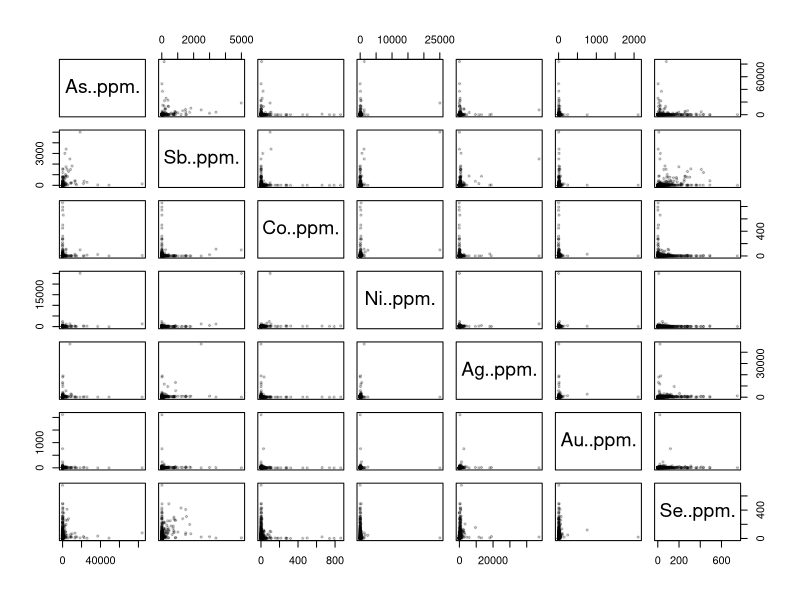
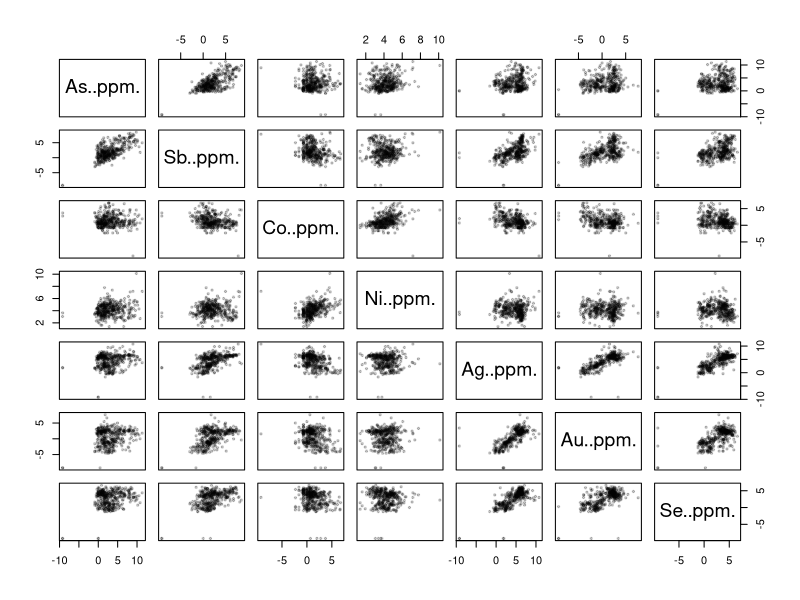
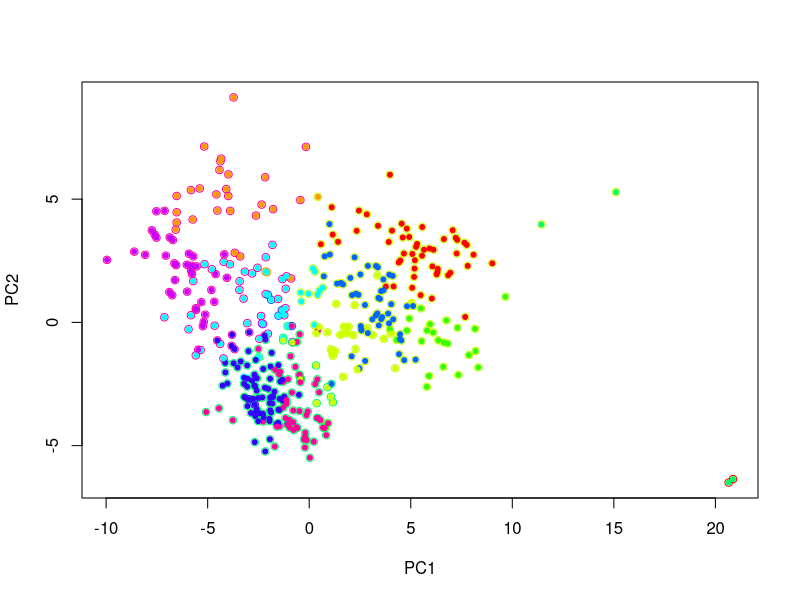
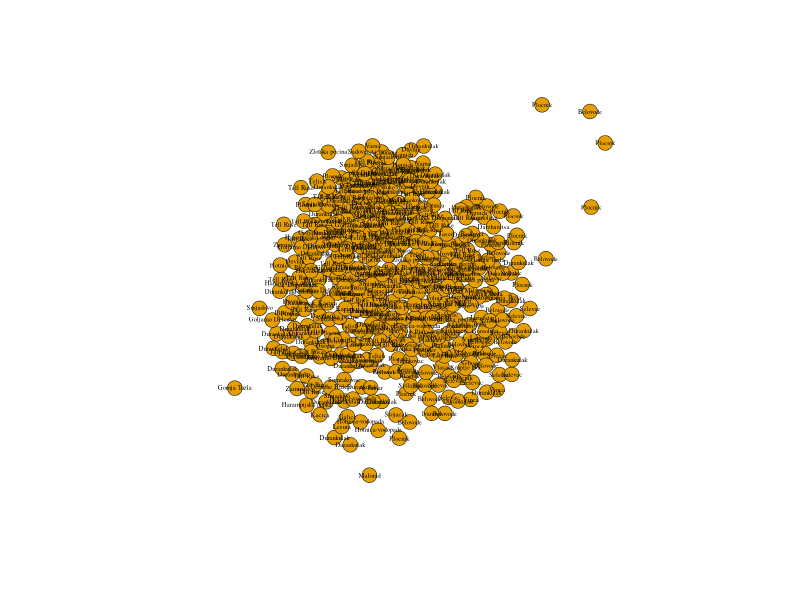
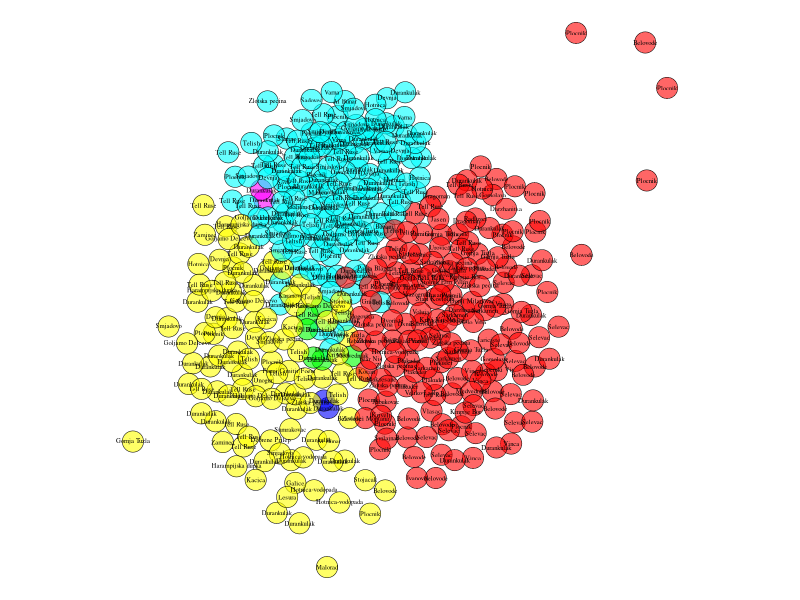
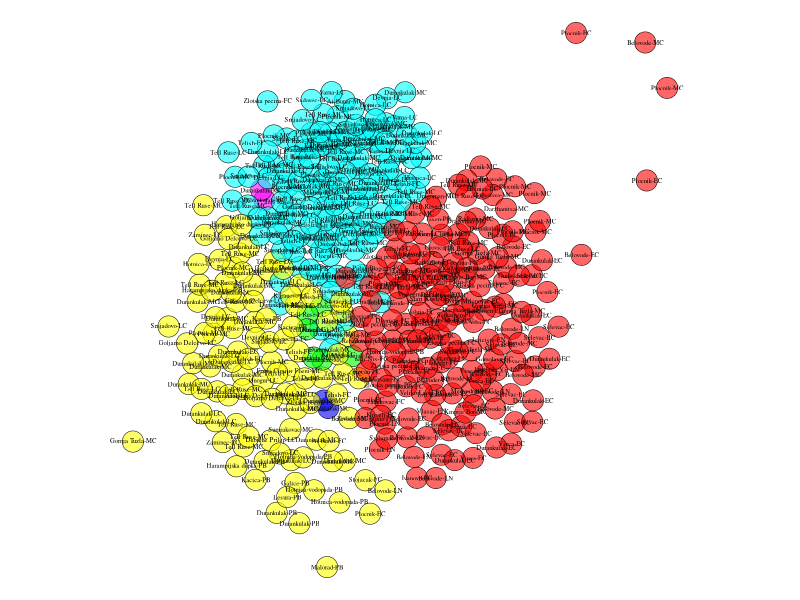
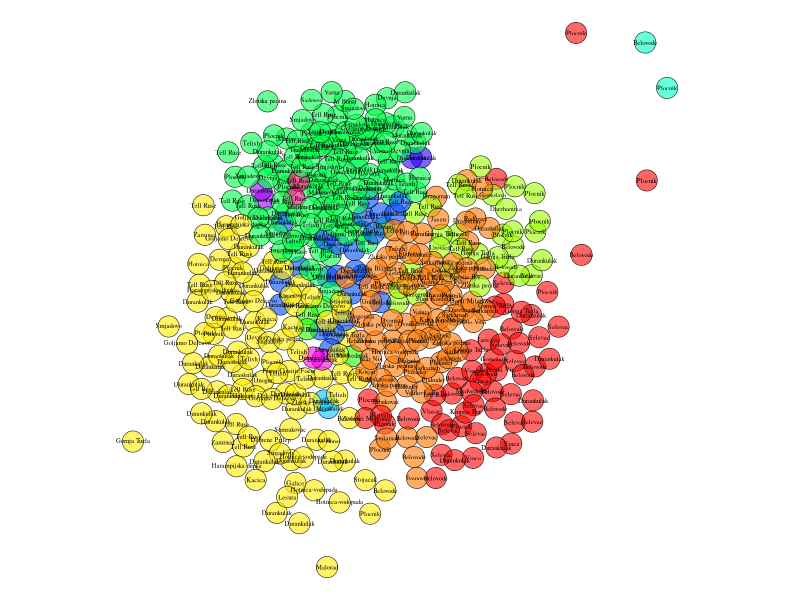
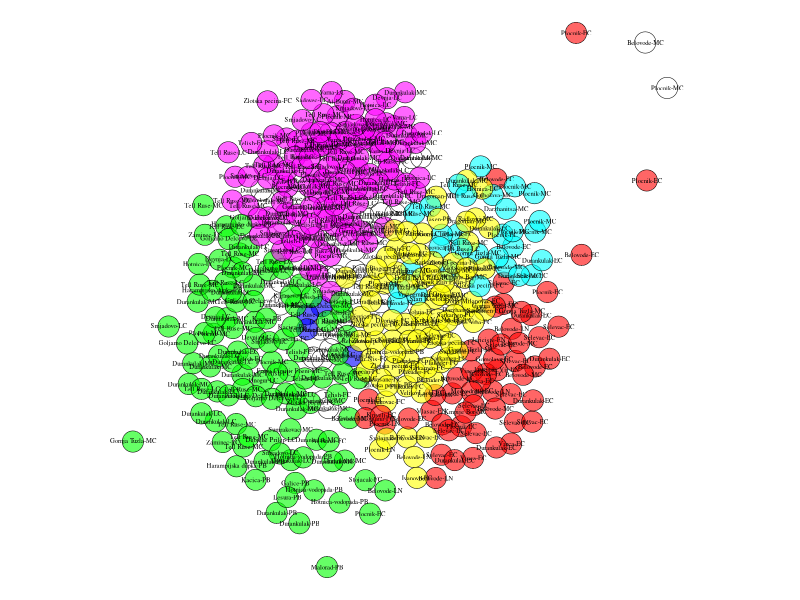

These figures' R source, in order:
## ---- chunk 1
knitr::opts_chunk$set(warning=FALSE,message=FALSE,cache=FALSE,collapse=TRUE,fig.show="hold",results="hide")
## ---- chunk 2
epsilon=0.0001
datappm=read.csv("data/RG_table_s1.csv")
datappm[datappm==0.0001]=epsilon
ppms=datappm[,15:21]  #select only a subset of the elements
plot(ppms,pch=20,cex=.7,col=adjustcolor(1,.2))
## ---- chunk 3
knitr::kable(cor(ppms)) #this is to show correlation between elements
## ---- chunk 4
ppms=as.data.frame(apply(ppms,2,log)) #take the log of the elements trace
plot(ppms,pch=20,cex=.7,col=adjustcolor(1,.2))
## ---- chunk 5
knitr::kable(cor(ppms))
## ---- chunk 6
ppms.pca=prcomp(ppms) #compute the PCA
ppms.dist=dist(ppms.pca$x) #compute distance between PCA scores
ppms.clust=hclust(ppms.dist,method="ward.D") #generate hierarchical cluster given the distances
ppms.kclust=cutree(ppms.clust,k=10) #playing comparing community cluster vs simple hierarchical clustering

plot(ppms.pca$x[,1:2],col=rainbow(10)[datappm$Chemical.cluster+1]) #plot the pca score and colors given the cluster found in the original paper
points(ppms.pca$x[,1:2],col=rainbow(10)[ppms.kclust],pch=20  )#plot the pca score and colors given hierarchical clustering 

#legend("topright",legend=paste0("Cluster #",1:10),pch=1,col=rainbow(10),title="original clusters")
#legend("bottomright",legend=paste0("Cluster #",1:10),pch=20,col=rainbow(10),title="hclust clusters")
## ---- chunk 7

library(igraph)
ppms.ew=1/(as.matrix(ppms.dist)^2) #Generate edges given the distance computed via the PCA scores
ppms.graph=graph.adjacency(ppms.ew, mode = "undirected", weighted = TRUE, diag = FALSE) #generate a graph


## the lines below are used to set graphical option
V(ppms.graph)$label=as.character(datappm$Site)
V(ppms.graph)$label.cex=.4
V(ppms.graph)$size=8
V(ppms.graph)$frame.color="black"
V(ppms.graph)$frame.width=.5
V(ppms.graph)$label.color="black"
E(ppms.graph)$color=NA
####################################

ppms.graph=set_graph_attr(ppms.graph,"layout",layout_nicely(ppms.graph)) #generate a layout to position the node 
plot(ppms.graph) #plot the graph
## ---- chunk 8
par(mar=c(0,0,0,0))
ppms.louvain=cluster_louvain(ppms.graph)
#weirdly now louvain community structues gives only one set of 10 clusters
#while(length(table(ppms.louvain$memberships[1,]))!=10){ppms.louvain=cluster_louvain(ppms.graph);print(length(table(ppms.louvain$memberships[1,])))}
#ppms.louvain=multilevel.community(ppms.graph)
counts=as.data.frame(sort(table(ppms.louvain$membership)))
colnames(counts)=c("community","size")
knitr::kable(counts)
plot(ppms.graph,vertex.color=rainbow(length(ppms.louvain),alpha=.6)[ppms.louvain$membership])

plot(ppms.graph,vertex.color=rainbow(length(ppms.louvain),alpha=.6)[ppms.louvain$membership],vertex.label=paste(datappm$Site,datappm$relative.period,sep="-"))
## ---- chunk 9
par(mar=c(0,0,0,0))

nc=length(unique(ppms.louvain$memberships[1,]))
plot(ppms.graph,vertex.color=rainbow(nc,alpha=.6)[ppms.louvain$memberships[1,]])

plot(ppms.graph,vertex.color=rainbow(length(ppms.louvain),alpha=.6)[ppms.louvain$memberships[1,]],vertex.label=paste(datappm$Site,datappm$relative.period,sep="-"))
## ---- chunk 10
options(width=50)
counts1=as.data.frame(sort(table(ppms.louvain$memberships[1,]),decreasing=T))
counts2=as.data.frame(sort(table(ppms.louvain$memberships[2,]),decreasing=T))
orig=as.data.frame(sort(table(datappm$Chemical.cluster),decreasing=T))
colnames(orig)=colnames(counts1)=colnames(counts2)=c("community","size")
allcounts=list(counts1,counts2,orig)
mxrow=max(sapply(allcounts,nrow))
addrow <- function(tbl,newmax){
    if(nrow(tbl)<newmax)
        tbl[(nrow(tbl)+1):newmax,]=NA;
    tbl
}
allcounts=lapply(allcounts,addrow,newmax=mxrow)

knitr::kables(lapply(allcounts,knitr::kable))
#knitr::kables(lapply(lapply(list(counts1,counts2,orig),knitr::kable),kableExtra::kable_styling))
## ---- chunk 11
# jelena 4 is  R louvain 3
# jelena 2 is  R louvain 1
# jelena 9 is  R louvain 2

sum(datappm$Chemical.cluster==0 & ppms.louvain$membership ==4)
sum(datappm$Chemical.cluster==1 & ppms.louvain$membership ==5)
sum(datappm$Chemical.cluster==2 & ppms.louvain$membership ==1)
sum(datappm$Chemical.cluster==4 & ppms.louvain$membership ==3)
sum(datappm$Chemical.cluster==5 & ppms.louvain$membership ==6)
sum(datappm$Chemical.cluster==9 & ppms.louvain$membership ==2)
## ---- chunk 12
par(mar=c(0,0,0,0))
plot(ppms.graph,vertex.color=rainbow(6,alpha=.6)[ppms.louvain$membership])
plot(ppms.graph,vertex.color=rainbow(10,alpha=.6)[datappm$Chemical.cluster+1])
## ---- chunk 13
par(mar=c(0,0,0,0))
plot(ppms.graph,vertex.color=rainbow(nrow(counts1),alpha=.6)[ppms.louvain$memberships[2,]])
plot(ppms.graph,vertex.color=rainbow(10,alpha=.6)[datappm$Chemical.cluster+1])
## ---- chunk 14
latitude=as.numeric(gsub("[' \\\"N]","",gsub("Â°",".",gsub("\\.","",datappm$Geo.Latitude))))
longitude=as.numeric(gsub("[' \\\"E]","",gsub("Â°",".",gsub("\\.","",datappm$Geo.Longitude))))
plot(longitude ,latitude,bg=rainbow(6,alpha=.6)[ppms.louvain$membership],pch=21,cex=1.2)
text(longitude ,latitude,datappm$Site,cex=.7)
plot(longitude ,latitude,bg=rainbow(10,alpha=.6)[datappm$Chemical.cluster],pch=21,cex=1.2)
text(longitude ,latitude,datappm$Site,cex=.7)
## ---- chunk 15
simpmatch  <-  function(i,j){
    if(length(i)>length(j)){
        tmp=i
        i=j
        j=tmp
    }
    length(na.omit(match(i,j)))
}
## ---- chunk 16
joined=cbind(datappm,louvain=ppms.louvain$membership)
sites=unique(joined$Site)

system.time({
matdim1=sapply(sites,function(s1) sapply(sites,function(s2) simpmatch(joined$louvain[ joined$Site == s1],joined$louvain[ joined$Site == s2])))
})

system.time({
matdim2=matrix(NA,nrow=80,ncol=80)
for(s1 in 1:length(sites)){
    for(s2 in 1:length(sites)){
        c1=joined$louvain[ joined$Site == sites[s1]]
        c2=joined$louvain[ joined$Site == sites[s2]]
        matdim2[s1,s2]=simpmatch(c1,c2)
    }
}
})
sum(matdim2-matdim1)

sites.graph=graph.adjacency(matdim1, mode = "undirected", weighted = TRUE, diag = FALSE)
V(sites.graph)$label=as.character(sites)
V(sites.graph)$label.cex=.7
V(sites.graph)$size=8
V(sites.graph)$label.color="black"
E(sites.graph)$color=NA
sites.graph=set_graph_attr(sites.graph,"layout",layout_nicely(sites.graph))
plot(sites.graph)

## ---- chunk 17
sites.communities=cluster_louvain(sites.graph)
plot(sites.graph,vertex.color=rainbow(length(sites.communities),alpha=.6)[sites.communities$membership])
plot(longitude ,latitude,bg=rainbow(length(sites.communities),alpha=.6)[sites.communities$membership],pch=21,cex=1.2)
text(longitude ,latitude,joined$siteperiod,cex=.7)
## ---- chunk 18
par(mar=c(0,0,0,0))
siteperiod=paste0(datappm$Site,datappm$absolute.period)
joined=cbind(joined,siteperiod)

sites=unique(joined$siteperiod)
matSP=sapply(sites,function(s1) sapply(sites,function(s2) simpmatch(joined$louvain[ joined$siteperiod == s1],joined$louvain[ joined$siteperiod == s2])))

getSitesCoordiates=unique(cbind.data.frame(siteperiod,longitude,latitude))

sites.graph=graph.adjacency(matSP, mode = "undirected", weighted = TRUE, diag = FALSE)
V(sites.graph)$label=as.character(sites)
V(sites.graph)$label.cex=.5
V(sites.graph)$size=8
V(sites.graph)$frame.color="black"
V(sites.graph)$frame.width=.5
V(sites.graph)$label.color="black"
sites.communities=cluster_louvain(sites.graph)$memberships[2,]
V(sites.graph)$color=sites.communities
sites.graph=set_graph_attr(sites.graph,"layout",as.matrix(getSitesCoordiates[,2:3]))
E(sites.graph)$color=sites.communities[head_of(sites.graph,E(sites.graph))]
plot(sites.graph)

#plot(longitude ,latitude,bg=rainbow(length(sites.communities),alpha=.6)[sites.communities$membership],pch=21,cex=1.2)
#text(longitude ,latitude,joined$siteperiod,cex=.7)
## ---- chunk 19
par(mar=c(0,0,0,0))
for(period in unique(datappm$absolute.period)){
    subperiod=induced_subgraph(sites.graph,V(sites.graph)[grep(period,label)])
    subperiod=induced_subgraph(subperiod,degree(subperiod)>0)
    plot(subperiod)
}
## ---- chunk 20
orig=read.csv("data/RG_table_s2.csv")
orig$Modularity.No.=orig$Modularity.No.+1
newds=cbind.data.frame(Label=V(sites.graph)$label,newcommunities=sites.communities)
merged=merge(orig[,c("Label","Modularity.No.")],newds )
kbl=knitr::kable(merged)
kableExtra::row_spec(kbl,which(merged[,2]!=merged[,3]) , background = "red")
